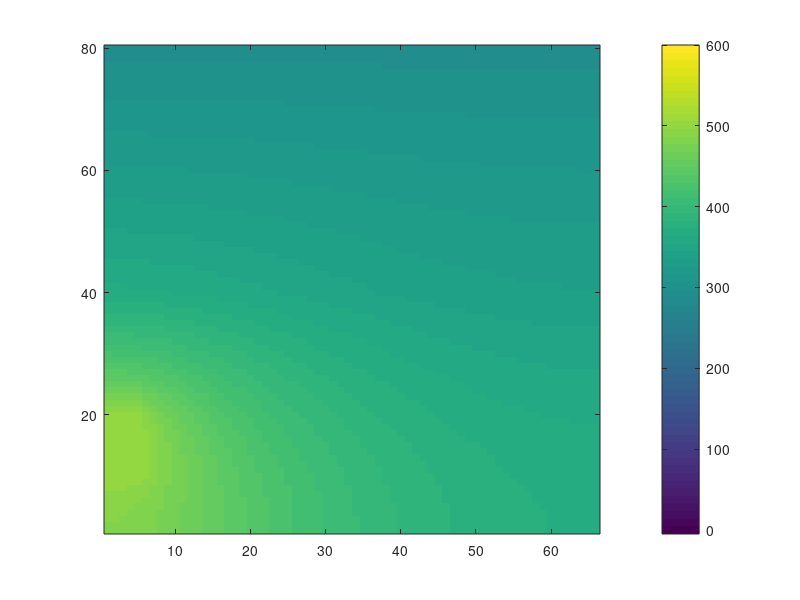

Source code (MATLAB): (Note: this script raises an error after producing the figure.)
clear all
%   |\\\\\\\\\\\\\\\\\\\\\\\\\\\|  
%   |___________________________|   _
%   |                           |   |
%   |                           |   |      
%   |                           |   |      
%   |_____                      |   |  H
%   |     |                     |   |
%   |_____|                     |   |
%   |                           |   |
%   |___________________________|   _
%               L

%%
%setting parameters of materials
w = .033; %m
h = .04; %m
Dx = 0.0005;       %.5 mm cell width and height
k_c       = 385;     %thermal conductivity of copper wire   %%%%% engr toolbox
k_i       = 2;     %thermal conductivity of insulation
k_t       = 4;     %thermal conductivity of tile
k_air     = 0.0257; %from engineering toolbox
hc = 19.91          %k*Nu*z (average HTC for forced convection of model)
T_air = 290         %in KELVIN whoohooo

Bi = hc*Dx/k_air

%400/.0002;
q_wire    = 400/0.000025 

%Bi %??? do we need this?

R = int16(h/Dx);
C = w/Dx;       
%%
% initialising the geometry

geom = zeros(R,C);
% model = zeros(R,C);

geom(1:end,1:end) = 1;

% model(5:10,1:2.5)  = 4;
% model(40:80,1:end) = 6;   

idx=find(geom==1);      %finds all the cells with 1's 
                        %(i.e. in the domain. should be all the cells in our case)
% figure(1);imagesc(geom)
% title('geometry')
% colorbar
% set(gca,'YDir','normal')

% figure(2);imagesc(model)
% title('geometry')
% colorbar
% set(gca,'YDir','normal')
%%
% Setting up Matricies
%A = sparse(length(idx),length(idx));
A = zeros(length(idx),length(idx));
Adum = zeros(R,C); % Dummy 2D matrix containing weighting at each 
% row and cell index. Used to assign weights to correct cells in A matrix
% when Adum is converted to a vector form it comprises one row of the A
% matrix.

b = Adum(idx); % initialise b as matrix of zeros corresponding to geometry of plate
% figure(2);imagesc(b)
% title('Dummy matrix')
% colorbar
% set(gca,'YDir','normal')

for iN = 1:length(idx)
    Adum = zeros(R,C);          % Dummy 2D matrix containing weighting at each cell
    Adum(idx(iN)) = 2;          % set current entry to a value of 2
    [iR, iC]=find(Adum==2);     % find locations of the entry identified on above row

%%%%%%%%%%%%%%%%%%_corners of model_%%%%%%%%%%%%%%%%%%%%

        if iR == 1 && iC == 1   % Bottom LH corner cell
            cas = 1;
            Adum(iR,iC:iC+1) = [-2 1];
            Adum(iR+1,iC)    = 1;
            
            type(iN) = 1;

        elseif iR == 80 && iC == 1      %top left of model - exposed to air 
            cas = 2;
            Adum(iR,iC:iC+1) = [-(2*k_t+k_air) k_t];
            %Adum(iR+1,iC) = k_air;
            Adum(iR-1,iC) = k_t;
        
            type(iN) = 2;
            
        elseif iR == 80 && iC == 66      %top right of model
            cas = 3;
            Adum(iR,iC-1:iC) = [k_t -(2*k_t+k_air)];
            %Adum(iR+1,iC) = k_air;
            Adum(iR-1,iC) = k_t;
           
            type(iN) = 3;
            
        elseif iR == 1 && iC == 66      %bottom right of model
            cas = 4;
            Adum(iR,iC-1:iC) = [1 -2];
            Adum(iR+1,iC)    = 1;
           
            type(iN) = 4;
%         
%%%%%%%%%%%%%%%%%%_where insulation meets tile_%%%%%%%%%%%%%%%%%%%%
%                      right and left side                        %
        
       

        elseif iR == 40 && iC == 66      %right side insulation meets tile
            cas = 6;
            Adum(iR,iC-1:iC) = [k_t -(2*k_t+k_i)];
            Adum(iR+1,iC)    = k_t;
            Adum(iR-1,iC)    = k_i;

            type(iN) = 5;
            
        elseif iR == 40 && iC == 1      %right side insulation meets tile
            cas = 6;
            Adum(iR,iC:iC+1) = [-(2*k_t+k_i) k_t];
            Adum(iR+1,iC)    = k_t;
            Adum(iR-1,iC)    = k_i;

            type(iN) = 24;   
            %MAKES BOTTOM HALF MORE YELLOW
        elseif iR == 40 && iC > 1 && iC < 66 %do range for bottom of tile
            cas = 24;
            Adum(iR,iC-1:iC+1) = [k_t -(3*k_t+k_i) k_t];
            Adum(iR+1,iC)    = k_t;
            Adum(iR-1,iC)    = k_i;

            type(iN) = 6;
            
%%%%%%%%%%%%%%%%%%_corners of wire _%%%%%%%%%%%%%%%%%%%%
 
        elseif iR == 10 && iC == 1      %bottom left of wire
            cas = 7;
            Adum(iR,iC:iC+1) = [-(2*k_c+k_i) k_c];
            Adum(iR+1,iC) = k_c;
            Adum(iR-1,iC) = k_i;
            b(iN) = -q_wire*Dx^2;   %done by inspection 

            type(iN) = 7;
            
        elseif iR == 20 && iC == 1      %top left of wire
            cas = 8;
            Adum(iR,iC:iC+1) = [-(2*k_c+k_i) k_c];
            Adum(iR+1,iC) = k_i;
            Adum(iR-1,iC) = k_c;
            b(iN) = -q_wire*Dx^2;  %done   
            type(iN) = 8;
        elseif iR == 10 && iC == 5      %bottom right corner of the wire
            cas = 9;
            Adum(iR,iC-1:iC+1) = [k_c -(2*k_c+2*k_i) k_i];
            Adum(iR+1,iC)    = k_c;
            Adum(iR-1,iC)    = k_i;
            b(iN) = -q_wire*Dx^2;  %done
            type(iN) = 9;
        elseif iR == 20 && iC == 5      %top right corner of the wire
            cas = 10;
            Adum(iR,iC-1:iC+1) = [k_c -(2*k_c+2*k_i) k_i];
            Adum(iR+1,iC)    = k_i;
            Adum(iR-1,iC)    = k_c;
            b(iN) = -q_wire*Dx^2;  %done
            
            type(iN) = 10;
%%%%%%%%%%%%%%%%%%_top and bottom of wire_%%%%%%%%%%%%%%%%%%%%
        
        elseif iR == 20 && iC < 6 %do range for top of copper
            cas = 11;
            Adum(iR,iC-1:iC+1) = [k_c -(3*k_c+k_i) k_c];
            Adum(iR+1,iC)    = k_i;
            Adum(iR-1,iC)    = k_c;
            b(iN) = -q_wire*Dx^2;  %done
            
            type(iN) = 11;
        
        elseif iR == 10 && iC < 6    %do range for bottom of copper
            cas = 12;
            Adum(iR,iC-1:iC+1) = [k_c -(3*k_c+k_i) k_c];
            Adum(iR+1,iC)    = k_c;
            Adum(iR-1,iC)    = k_i;
            b(iN) = -q_wire*Dx^2;  %done    
            
            type(iN) = 12;
%%%%%%%%%%%%%%%%%%_top of model_%%%%%%%%%%%%%%%%%%%%
       
    %RANGE PROBLEMS WITH LINE 170? %
        elseif iR == 80 && iC > 0   %do range for top of t exposed to air
            cas = 13;
            Adum(iR,iC-1:iC+1) = [.5 -(2+Bi) .5];
%             Adum(iR+1,iC)    = ;
            Adum(iR-1,iC)    = 1;
            b(iN) = -T_air*Bi; %%%%%%%%%%%%%%%%%%%%%%%%%%%%%%%%%%%%%%%%%%%%%%%%%%%%%%%%%%%%%%%%%%%%%%%%%%%%%%%%%%%%%%%%%
            
            type(iN) = 13;
            
%%%%%%%%%%%%%%%%%%_interior cells_%%%%%%%%%%%%%%%%%%%%
            
        elseif iR > 10 && iR < 20 && iC < 5 && iC > 1 %range for all interior wire cells 
            cas = 14;
            Adum(iR,iC-1:iC+1) = [1 -(4) 1];
            Adum(iR+1,iC)    = 1;
            Adum(iR-1,iC)    = 1;
            b(iN) = -q_wire*Dx^2/k_c;  %done
            
            type(iN) = 14;
        
        elseif  iR > 39 && iC > 1 && iC < 66 %range for all interior tile cells 
            cas = 16;
            Adum(iR,iC-1:iC+1) = [1 -(4) 1];
            Adum(iR+1,iC)    = 1;
            Adum(iR-1,iC)    = 1;
            
            type(iN) = 16;
% 
% %%%%%%%%%%%%%%%%%%_bottom of insulation_%%%%%%%%%%%%%%%%%%%%
            
    
    %%%%%%  breaks it ???????????  %%%%%%%%%%%%%%%%%%

    
        elseif iR < 2 && iC > 1 && iC < 66 %do range for all bottom of the insulation            
            cas = 17;
            Adum(iR,iC-1:iC+1)  = [k_i -(3*k_i) k_i];
            Adum(iR+1,iC)       = k_i;
            
            type(iN) = 17;
%%%%%%%%%%%%%%%%%%%%%_left walls_%%%%%%%%%%%%%%%%%%%%%%%

        elseif (iR > 1 && iR < 10 && iC < 2) | (iR > 20 && iR < 40 && iC < 2)  %do range for all left walls of insulation
            cas = 18;
            Adum(iR,iC:iC+1) = [-3 1];
            Adum(iR+1,iC)    = 1;
            Adum(iR-1,iC)    = 1;
            
            type(iN) = 18;

        elseif iR > 39 && iR < 80 && iC < 2%do range for all left walls of tile
            cas = 19;
            Adum(iR,iC:iC+1) = [-3 1];
            Adum(iR+1,iC)    = 1;
            Adum(iR-1,iC)    = 1;
            
            type(iN) = 19;
            
        elseif iR > 10 && iR < 20 && iC < 2%do range for all left walls of copper
            cas = 20;
            Adum(iR,iC:iC+1) = [-3 1];
            Adum(iR+1,iC)    = 1;
            Adum(iR-1,iC)    = 1;
            b(iN) = -q_wire*Dx^2/k_c;
            type(iN) = 20;
%%%%%%%%%%%%%%%%%%%%%_right walls_%%%%%%%%%%%%%%%%%%%%%%%
% 
        elseif iR > 1 && iR < 40 && iC > 65 %do range for all right walls of insulation
            cas = 21;
            Adum(iR,iC-1:iC) = [1 -3];
            Adum(iR+1,iC)    = 1;
            Adum(iR-1,iC)    = 1;
            type(iN) = 21;

        elseif iR > 39 && iR < 80 && iC > 65%do range for all right walls of tile
            cas = 22;
            Adum(iR,iC-1:iC) = [1 -3];
            Adum(iR+1,iC)    = 1;
            Adum(iR-1,iC)    = 1;
            type(iN) = 22;
            
        elseif iR < 20 && iR > 9 && iC == 5 %do range for all right walls of copper
            cas = 23;
            Adum(iR,iC-1:iC) = [1 -3];
            Adum(iR+1,iC)    = 1;
            Adum(iR-1,iC)    = 1;
            b(iN) = -q_wire*Dx^2/k_c;
            type(iN) = 23;
        
            
        else%range for all interior insulation cells 
            
            cas = 15;
            Adum(iR,iC-1:iC+1) = [1 -(4) 1];
            Adum(iR+1,iC)    = 1;
            Adum(iR-1,iC)    = 1;
            type(iN) = 15;
        
        end
        %         figure(2);imagesc(Adum) % These commands can be helpful to debug.
%         set(gca,'YDir','normal')
        
        A(iN,:)=Adum(idx); % convert Adum to vector and place as row in A matrix
end

b = b(:);

tic
T = A\b; % solves system of equations. Produces temperature as a vector T
toc
Tall=zeros(R,C);
Tall(idx)= T; % reshape T vector to correspond to physical positions.


%% display result

% figure(2);imagesc(A)
% title('geometry')
% colorbar
% set(gca,'YDir','normal')
% 
% geo = reshape(type,iR,iC);
% figure(420)
% imagesc(geo)
% set(gca,'YDir','normal')


figure(3);imagesc(Tall, [-5 600]) % display result ,[5*floor(min(T(:))/5) 5*ceil(max(T(:))/5)]
set(gca,'YDir','normal')
c = colorbar;
c.Label.String = 'Temperature (?C)';
title('Temperature')
colormap hot

            
            
            
            
            
